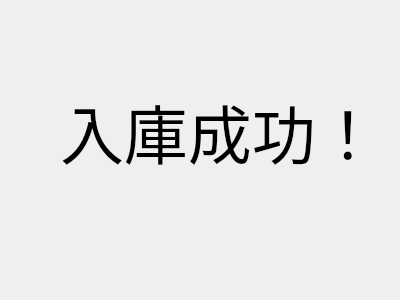
<?xml version="1.0" encoding="UTF-8"?>
<ui version="4.0">
 <class>addgit</class>
 <widget class="QWidget" name="addgit">
  <property name="geometry">
   <rect>
    <x>0</x>
    <y>0</y>
    <width>400</width>
    <height>300</height>
   </rect>
  </property>
  <property name="windowTitle">
   <string>addgit</string>
  </property>
  <widget class="QLabel" name="label">
   <property name="geometry">
    <rect>
     <x>80</x>
     <y>70</y>
     <width>55</width>
     <height>16</height>
    </rect>
   </property>
   <property name="text">
    <string/>
   </property>
  </widget>
  <widget class="QLabel" name="label_2">
   <property name="geometry">
    <rect>
     <x>130</x>
     <y>170</y>
     <width>55</width>
     <height>16</height>
    </rect>
   </property>
   <property name="text">
    <string/>
   </property>
  </widget>
  <widget class="QLabel" name="label_3">
   <property name="geometry">
    <rect>
     <x>60</x>
     <y>70</y>
     <width>311</width>
     <height>121</height>
    </rect>
   </property>
   <property name="font">
    <font>
     <family>TT-NIS平成明朝体W9P</family>
     <pointsize>48</pointsize>
    </font>
   </property>
   <property name="text">
    <string>入庫成功！</string>
   </property>
  </widget>
 </widget>
 <layoutdefault spacing="6" margin="11"/>
 <resources/>
 <connections/>
</ui>
